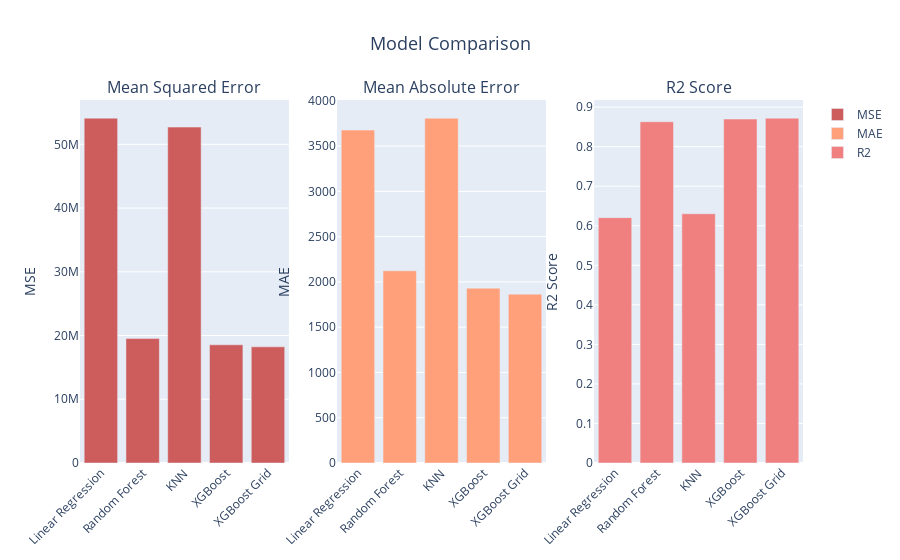

Write notebook code for a chart like this one.
### Markdown cell above
Grid search improved the model by 0.01 on the R2 score and 140 on the mean absolute error.

### Code cell
import plotly.graph_objects as go
from plotly.subplots import make_subplots

# Assuming mse_linreg, mse_rf, ... , r2_xgb_grid are defined variables with your metric scores

# Create subplots: 1 row, 3 columns
fig = make_subplots(rows=1, cols=3, shared_xaxes=True,
                    subplot_titles=('Mean Squared Error', 'Mean Absolute Error', 'R2 Score'))

# Add traces for MSE
fig.add_trace(go.Bar(x=['Linear Regression', 'Random Forest', 'KNN', 'XGBoost', 'XGBoost Grid'],
                     y=[mse_linreg, mse_rf, mse_knn, mse_xgb, mse_xgb_grid],
                     name='MSE', marker_color='indianred'), row=1, col=1)

# Add traces for MAE
fig.add_trace(go.Bar(x=['Linear Regression', 'Random Forest', 'KNN', 'XGBoost', 'XGBoost Grid'],
                     y=[mae_linreg, mae_rf, mae_knn, mae_xgb, mae_xgb_grid],
                     name='MAE', marker_color='lightsalmon'), row=1, col=2)

# Add traces for R2 Score
fig.add_trace(go.Bar(x=['Linear Regression', 'Random Forest', 'KNN', 'XGBoost', 'XGBoost Grid'],
                     y=[r2_linreg, r2_rf, r2_knn, r2_xgb, r2_xgb_grid],
                     name='R2', marker_color='lightcoral'), row=1, col=3)

# Update layout
fig.update_layout(title='Model Comparison', title_x=0.5, title_font=dict(size=18),
                  xaxis_tickangle=-45, xaxis2_tickangle=-45, xaxis3_tickangle=-45)

# Update y-axes titles
fig.update_yaxes(title_text='MSE', row=1, col=1)
fig.update_yaxes(title_text='MAE', row=1, col=2)
fig.update_yaxes(title_text='R2 Score', row=1, col=3)

fig.show()

### Figure 1 — Plotly figure (JSON) as saved in the notebook; plotly's stock layout.template omitted (floating-point values rounded to 4 significant figures)
{"data": [{"marker": {"color": "indianred"}, "name": "MSE", "type": "bar", "x": ["Linear Regression", "Random Forest", "KNN", "XGBoost", "XGBoost Grid"], "xaxis": "x", "y": [54110000.0, 19520000.0, 52710000.0, 18540000.0, 18230000.0], "yaxis": "y"}, {"marker": {"color": "lightsalmon"}, "name": "MAE", "type": "bar", "x": ["Linear Regression", "Random Forest", "KNN", "XGBoost", "XGBoost Grid"], "xaxis": "x2", "y": [3677.0, 2122.0, 3808.0, 1931.0, 1865.0], "yaxis": "y2"}, {"marker": {"color": "lightcoral"}, "name": "R2", "type": "bar", "x": ["Linear Regression", "Random Forest", "KNN", "XGBoost", "XGBoost Grid"], "xaxis": "x3", "y": [0.6206, 0.8631, 0.6304, 0.87, 0.8722], "yaxis": "y3"}], "layout": {"annotations": [{"font": {"size": 16}, "showarrow": false, "text": "Mean Squared Error", "x": 0.1444, "xanchor": "center", "xref": "paper", "y": 1, "yanchor": "bottom", "yref": "paper"}, {"font": {"size": 16}, "showarrow": false, "text": "Mean Absolute Error", "x": 0.5, "xanchor": "center", "xref": "paper", "y": 1, "yanchor": "bottom", "yref": "paper"}, {"font": {"size": 16}, "showarrow": false, "text": "R2 Score", "x": 0.8556, "xanchor": "center", "xref": "paper", "y": 1, "yanchor": "bottom", "yref": "paper"}], "title": {"font": {"size": 18}, "text": "Model Comparison", "x": 0.5}, "xaxis": {"anchor": "y", "domain": [0, 0.2889], "tickangle": -45}, "xaxis2": {"anchor": "y2", "domain": [0.3556, 0.6444], "tickangle": -45}, "xaxis3": {"anchor": "y3", "domain": [0.7111, 1], "tickangle": -45}, "yaxis": {"anchor": "x", "domain": [0, 1], "title": {"text": "MSE"}}, "yaxis2": {"anchor": "x2", "domain": [0, 1], "title": {"text": "MAE"}}, "yaxis3": {"anchor": "x3", "domain": [0, 1], "title": {"text": "R2 Score"}}}}
